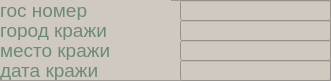
   <widget class="QFrame" name="frame_8">
    <property name="geometry">
     <rect>
      <x>20</x>
      <y>520</y>
      <width>331</width>
      <height>81</height>
     </rect>
    </property>
    <property name="styleSheet">
     <string notr="true">background-color: rgb(208, 201, 192);</string>
    </property>
    <property name="frameShape">
     <enum>QFrame::StyledPanel</enum>
    </property>
    <property name="frameShadow">
     <enum>QFrame::Raised</enum>
    </property>
    <widget class="QLineEdit" name="date_of_drivig_away_line">
     <property name="geometry">
      <rect>
       <x>180</x>
       <y>60</y>
       <width>151</width>
       <height>21</height>
      </rect>
     </property>
     <property name="font">
      <font>
       <family>Arial</family>
       <pointsize>14</pointsize>
      </font>
     </property>
     <property name="styleSheet">
      <string notr="true">color: rgb(109, 139, 116);</string>
     </property>
    </widget>
    <widget class="QLabel" name="login_lable_60">
     <property name="geometry">
      <rect>
       <x>0</x>
       <y>60</y>
       <width>171</width>
       <height>20</height>
      </rect>
     </property>
     <property name="font">
      <font>
       <family>Arial</family>
       <pointsize>14</pointsize>
      </font>
     </property>
     <property name="styleSheet">
      <string notr="true">color: rgb(109, 139, 116);</string>
     </property>
     <property name="text">
      <string>дата кражи</string>
     </property>
    </widget>
    <widget class="QLabel" name="login_lable_61">
     <property name="geometry">
      <rect>
       <x>0</x>
       <y>40</y>
       <width>171</width>
       <height>20</height>
      </rect>
     </property>
     <property name="font">
      <font>
       <family>Arial</family>
       <pointsize>14</pointsize>
      </font>
     </property>
     <property name="styleSheet">
      <string notr="true">color: rgb(109, 139, 116);</string>
     </property>
     <property name="text">
      <string>место кражи</string>
     </property>
    </widget>
    <widget class="QLabel" name="login_lable_62">
     <property name="geometry">
      <rect>
       <x>0</x>
       <y>0</y>
       <width>171</width>
       <height>20</height>
      </rect>
     </property>
     <property name="font">
      <font>
       <family>Arial</family>
       <pointsize>14</pointsize>
      </font>
     </property>
     <property name="styleSheet">
      <string notr="true">color: rgb(109, 139, 116);</string>
     </property>
     <property name="text">
      <string>гос номер</string>
     </property>
    </widget>
    <widget class="QLineEdit" name="city_of_drivig_away_line">
     <property name="geometry">
      <rect>
       <x>180</x>
       <y>20</y>
       <width>151</width>
       <height>21</height>
      </rect>
     </property>
     <property name="font">
      <font>
       <family>Arial</family>
       <pointsize>14</pointsize>
      </font>
     </property>
     <property name="styleSheet">
      <string notr="true">color: rgb(109, 139, 116);</string>
     </property>
    </widget>
    <widget class="QLabel" name="login_lable_63">
     <property name="geometry">
      <rect>
       <x>0</x>
       <y>20</y>
       <width>171</width>
       <height>20</height>
      </rect>
     </property>
     <property name="font">
      <font>
       <family>Arial</family>
       <pointsize>14</pointsize>
      </font>
     </property>
     <property name="styleSheet">
      <string notr="true">color: rgb(109, 139, 116);</string>
     </property>
     <property name="text">
      <string>город кражи</string>
     </property>
    </widget>
    <widget class="QLineEdit" name="gos_num_line">
     <property name="geometry">
      <rect>
       <x>180</x>
       <y>0</y>
       <width>151</width>
       <height>21</height>
      </rect>
     </property>
     <property name="font">
      <font>
       <family>Arial</family>
       <pointsize>14</pointsize>
      </font>
     </property>
     <property name="styleSheet">
      <string notr="true">color: rgb(109, 139, 116);</string>
     </property>
    </widget>
    <widget class="QLineEdit" name="place_of_drivig_away_line">
     <property name="geometry">
      <rect>
       <x>180</x>
       <y>40</y>
       <width>151</width>
       <height>21</height>
      </rect>
     </property>
     <property name="font">
      <font>
       <family>Arial</family>
       <pointsize>14</pointsize>
      </font>
     </property>
     <property name="styleSheet">
      <string notr="true">color: rgb(109, 139, 116);</string>
     </property>
    </widget>
   </widget>
